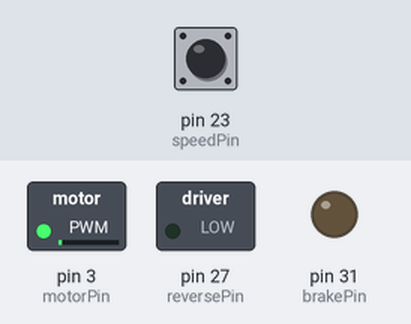
Recording of a sketch running on a simulated Arduino Mega 2560, built with avr-gcc and run on an emulated ATmega2560. Shown: switched loads named in the sketch (green lamp = pin HIGH), output pins drawn as LEDs (lit = HIGH). The test bench sets the inputs (shaded band); at power-on: pin 23 (speedPin) HIGH.

Above: at 1.2 s.
1.3 s: pin 23 (speedPin) pulsed LOW 5 times (0.12 s each, 0.3 s apart)
At 3.0 s:
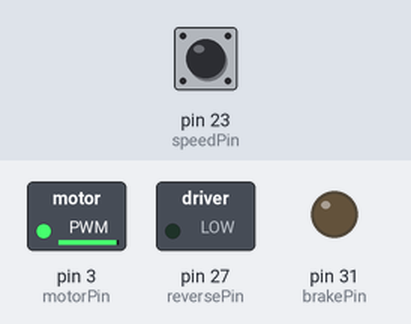
Timing chart, 0 to 4.5 s (numbered marks = the images above; inputs shaded):
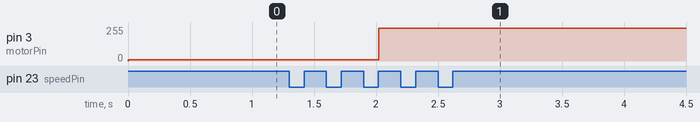

Measured:
- after the input at 1.3 s, pin 3 (motorPin): 10/255 → 245/255 after 0.72 s

The sketch:

pid_rpm_3pulse.ino
```cpp
const int speedPin = 23; // Pin to measure the motor speed
const int motorPin = 3; // Pin to control the motor speed (PWM)
const int reversePin = 27; // Pin to control motor direction
const int brakePin = 31; // Pin to control motor brake
unsigned long startTime; // Variable to store the start time of the pulse
unsigned long endTime; // Variable to store the end time of the pulse
unsigned long highDuration; // Variable to store the duration of the high pulse
float rpm = 0; // Variable to store the calculated RPM

const float targetRPM1 = 100.0; // Desired RPM, can be positive or negative
const float targetRPM = fabs(targetRPM1); // Absolute value of the desired RPM
bool brake = false; // Variable to control the brake state

const float kp = 1.5; // Proportional gain for PID controller
const float ki = 0.5; // Integral gain for PID controller
const float kd = 0.0; // Derivative gain for PID controller (not used)
float integral = 0; // Integral term for PID controller
float error; // Current error between desired RPM and actual RPM
float previousError = 0; // Previous error for derivative term
unsigned long previousTime = 0; // Previous time for time difference calculation
float output; // Output value of the PID controller
int pwmValue = 0; // PWM value to control the motor (0-255 for analogWrite)

// Function to measure the pulse width of the speed signal
unsigned long getPulseWidth() {
  // Wait for the pin to go HIGH
  while (digitalRead(speedPin) == LOW);
  startTime = micros(); // Get the start time

  // Wait for the pin to go LOW, then HIGH multiple times to calculate duration
  while (digitalRead(speedPin) == HIGH);
  endTime = micros(); // Get the end time

  while (digitalRead(speedPin) == LOW);
  endTime = micros(); // Get the end time

  while (digitalRead(speedPin) == HIGH);
  endTime = micros(); // Get the end time

  while (digitalRead(speedPin) == LOW);
  endTime = micros(); // Get the end time

  while (digitalRead(speedPin) == HIGH);
  endTime = micros(); // Get the end time

  while (digitalRead(speedPin) == LOW);
  endTime = micros(); // Get the end time

  unsigned long highDuration1 = endTime - startTime; // Calculate the HIGH duration
  return highDuration1;
}

// Function to calculate the PWM value using a PID controller
int getPWM(float rpm) {
  error = targetRPM - rpm; // Calculate the current error
  if (rpm == 0) {
    output = 0.1 * error; // Simple proportional control if RPM is zero
  } else {
    integral += error * highDuration / 1000000; // Update integral term
    float derivative = 1000000 * (error - previousError) / highDuration; // Calculate derivative term
    previousError = error; // Update previous error
    output = kp * error + ki * integral + kd * derivative; // Calculate PID output
  }
  pwmValue = constrain(output, 0, 255); // Constrain the output to valid PWM range
  // constrainedOutput = (output, 0.0, 150.0);
  // if((constrainedOutput > output) && (signbit(error) == signbit(output))){
  //   ki = 0;
  // }
  // else{
  //   ki = 0.5;
  // }
}

// Function to write the PWM value to the motor and calculate the new RPM
void writePWM() {
  getPWM(rpm); // Calculate the new PWM value
  analogWrite(motorPin, pwmValue); // Write the PWM value to the motor
  highDuration = getPulseWidth(); // Calculate the HIGH duration of the pulse
  rpm = 4070000 / highDuration; // Calculate the RPM based on pulse duration
  //Serial.println(rpm); // Uncomment to print the RPM to the Serial Monitor
}

void setup() {
  Serial.begin(9600); // Initialize serial communication
  pinMode(speedPin, INPUT); // Set the speed pin as input
  pinMode(motorPin, OUTPUT); // Set the motor control pin as output
  pinMode(reversePin, OUTPUT); // Set the reverse control pin as output
  pinMode(brakePin, OUTPUT); // Set the brake control pin as output
}

void loop() {
  if (brake == false) { // If the brake is not engaged
    digitalWrite(brakePin, LOW); // Disable the brake
    if (targetRPM1 > 0) {
      digitalWrite(reversePin, LOW); // Set motor direction to forward
      writePWM(); // Update motor speed
    } else if (targetRPM1 < 0) {
      digitalWrite(reversePin, LOW); // Set motor direction to reverse
      writePWM(); // Update motor speed
    }
  } else if (brake == true) { // If the brake is engaged
    digitalWrite(brakePin, HIGH); // Enable the brake
  }
}
```
